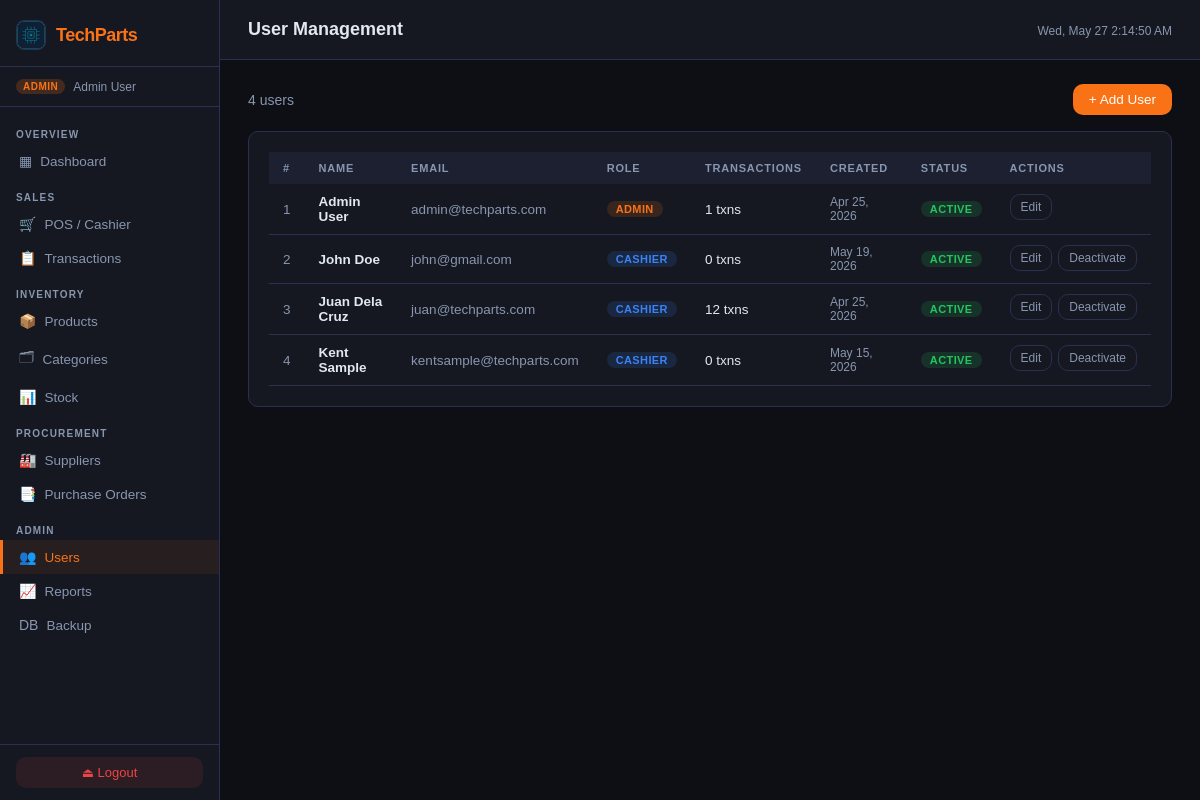
Page /pages/users.php (signed in) on the earlier database version.
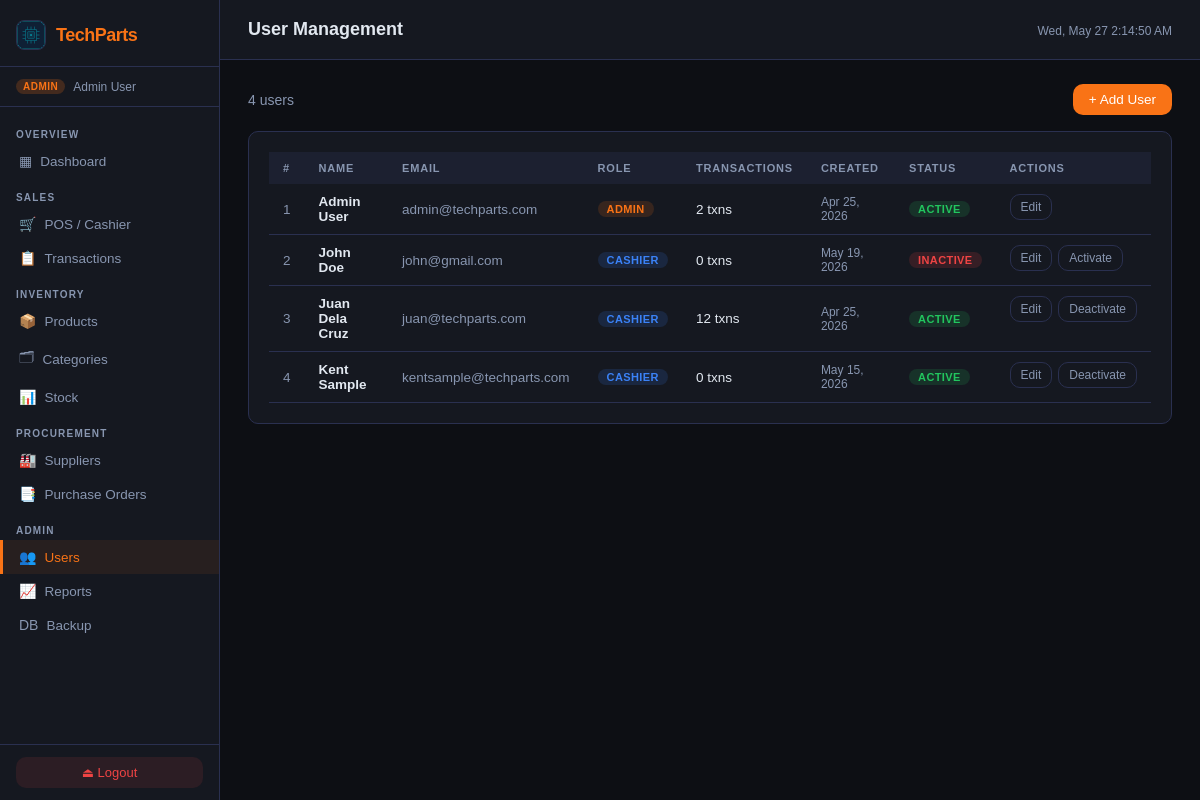
Same page on the later database version.
### tables this page shows
CREATE TABLE `user` (
  `ID` int NOT NULL AUTO_INCREMENT,
  `Name` varchar(100) NOT NULL,
  `Email` varchar(254) NOT NULL,
  `Password` varchar(255) NOT NULL,
  `Role` enum('Admin','Cashier') NOT NULL,
  `IsActive` tinyint(1) DEFAULT '1',
  `CreatedAt` timestamp NULL DEFAULT CURRENT_TIMESTAMP,
  PRIMARY KEY (`ID`),
  UNIQUE KEY `Email` (`Email`)
);

### includes/config.php (called while the page is built, shortened)
<?php
function currentUser(): array
{
    return [
        'id'   => $_SESSION['user_id']   ?? null,
        'name' => $_SESSION['user_name'] ?? 'Guest',
        'role' => $_SESSION['role']      ?? 'Viewer',
    ];
}

### pages/users.php (the view, shortened to what the changed rows need)
<?php
require_once __DIR__ . '/../includes/config.php';
$pageTitle = 'User Management';
$db = getDB();
$users = $db->query("
    SELECT u.*, COUNT(t.ID) AS TxnCount
    FROM User u
    LEFT JOIN Transaction t ON t.Cashier_ID = u.ID
    GROUP BY u.ID
    ORDER BY u.Role, u.Name
")->fetchAll();
include __DIR__ . '/../includes/header.php';
?>
<link rel="stylesheet" href="/css/users.css">
<div class="card">
  <div class="table-wrap">
    <table>
      <thead>
        <tr>
          <th>#</th>
          <th>Name</th>
          <th>Email</th>
          <th>Role</th>
          <th>Transactions</th>
          <th>Created</th>
          <th>Status</th>
          <th>Actions</th>
        </tr>
      </thead>
      <tbody>
        <?php foreach ($users as $index => $u): ?>
          <tr>
            <td style="color:var(--text-muted)"><?= $index + 1 ?></td>
            <td style="font-weight:600"><?= htmlspecialchars($u['Name']) ?></td>
            <td style="color:var(--text-muted)"><?= htmlspecialchars($u['Email']) ?></td>
            <td>
              <?php $rc = match ($u['Role']) {
                'Admin' => 'orange',
                'Cashier' => 'blue',
                default => 'gray'
              }; ?>
              <span class="badge badge-<?= $rc ?>"><?= $u['Role'] ?></span>
            </td>
            <td><?= $u['TxnCount'] ?> txns</td>
            <td style="color:var(--text-muted);font-size:12px"><?= date('M d, Y', strtotime($u['CreatedAt'])) ?></td>
            <td><span class="badge badge-<?= $u['IsActive'] ? 'green' : 'red' ?>"><?= $u['IsActive'] ? 'Active' : 'Inactive' ?></span></td>
            <td style="display:flex;gap:6px">
              <button class="btn btn-ghost btn-sm" onclick='editUser(<?= json_encode($u, JSON_HEX_APOS | JSON_HEX_TAG) ?>)'>Edit</button>
              <?php if ($u['ID'] != $_SESSION['user_id']): ?>
                <form method="POST">
                  <button type="button" class="btn btn-ghost btn-sm" onclick="confirmDelete('<?= $u['IsActive'] ? 'Deactivate' : 'Activate' ?> this user account?', this.closest('form'))"><?= $u['IsActive'] ? 'Deactivate' : 'Activate' ?></button>
                </form>
              <?php endif; ?>
            </td>
          </tr>
        <?php endforeach; ?>
      </tbody>
    </table>
  </div>
</div>
<?php include __DIR__ . '/../includes/footer.php'; ?>

### includes/header.php (shortened to what the changed rows need)
<?php
$user = currentUser();
?>
<!DOCTYPE html>
<html lang="en">
<head>
  <link rel="stylesheet" href="/css/style.css">
</head>
<body>
  <nav class="sidebar">
    <div class="sidebar-role">
      <span class="role-badge role-<?= strtolower($user['role']) ?>"><?= $user['role'] ?></span>
      <span class="user-name"><?= htmlspecialchars($user['name']) ?></span>
    </div>
  </nav>
  <main class="main-content">
    <header class="top-bar">
      <h1 class="page-title"><?= htmlspecialchars($pageTitle ?? 'Dashboard') ?></h1>
    </header>
    <div class="page-body">

Differences in the rows shown:
computed for user "Admin User": TxnCount "1" → "2"
changed user "John Doe": IsActive "ACTIVE Deactivate" → "INACTIVE Activate"
